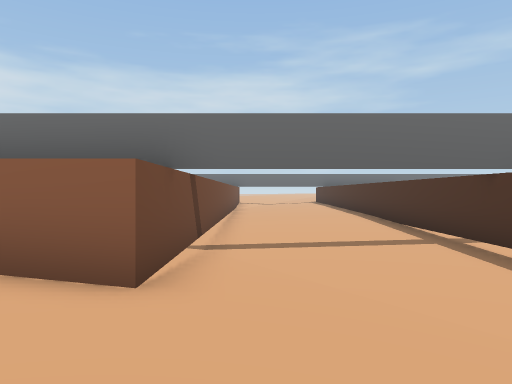
View 1 (above)

24 first-person views from a walk through a Unity game level. The camera is 1.5 m above the floor, looks level and sees 70° across. The floor is counted in squares, 2 m on a side. Each view is taken from the middle of a square. On the plan, view 1 faces up. The plan holds only what a view shows up to about 11 squares ahead; the rest is blank. The place goes on beyond the plan. The player character is not drawn. Some animated figures are left out.

View 2
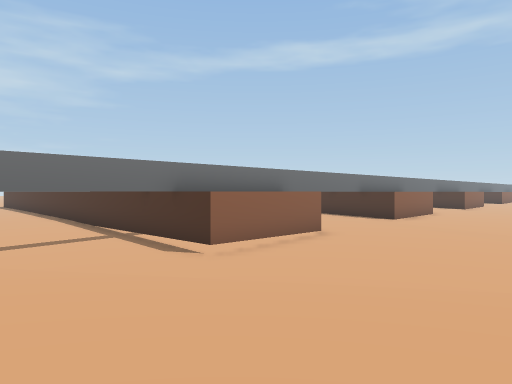

View 3
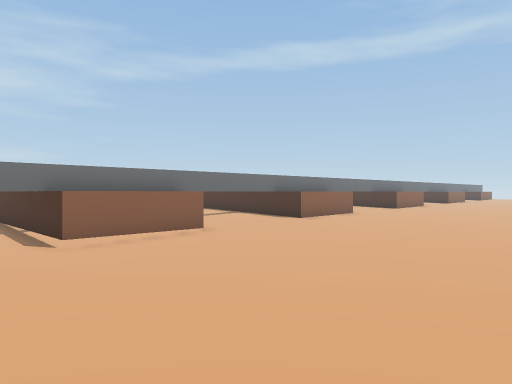

View 4
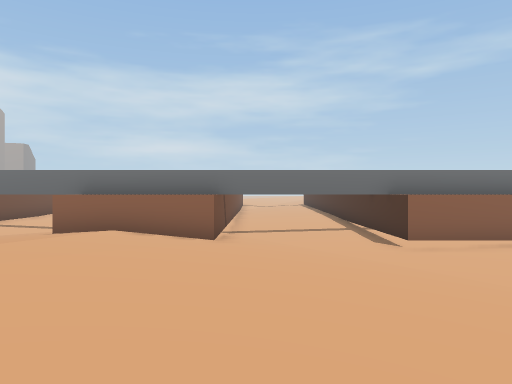

View 5
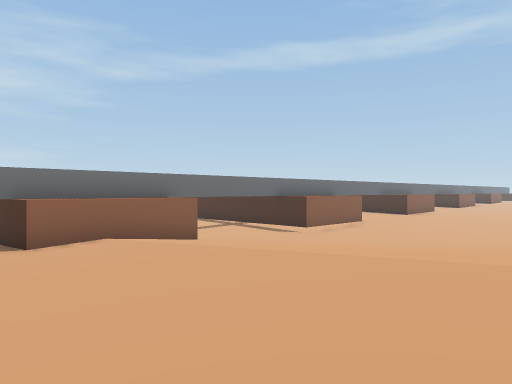

View 6
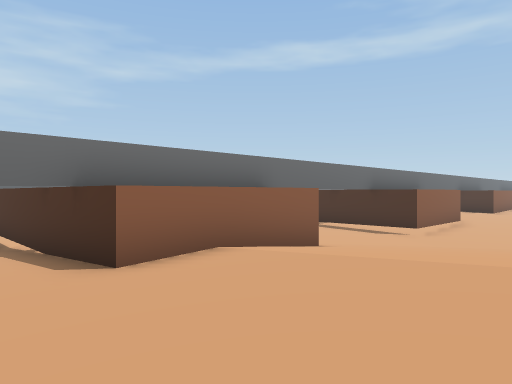

View 7
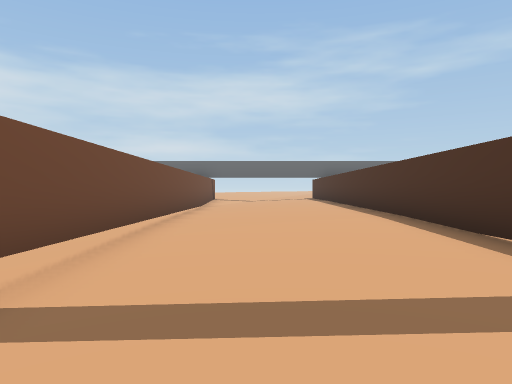

View 8
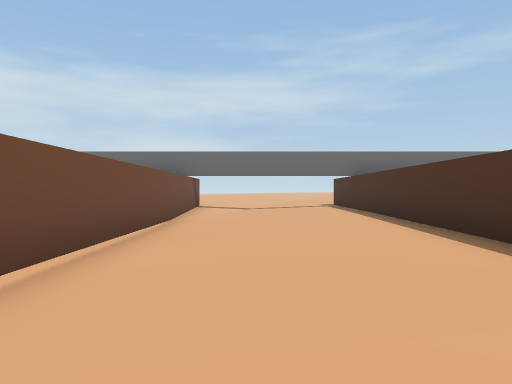

View 9
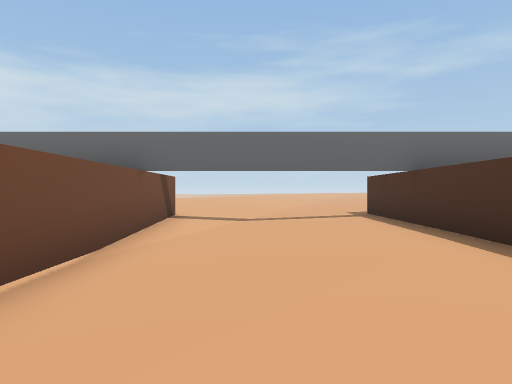

View 10
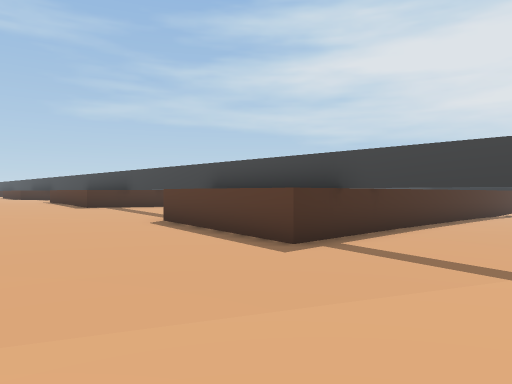

View 11
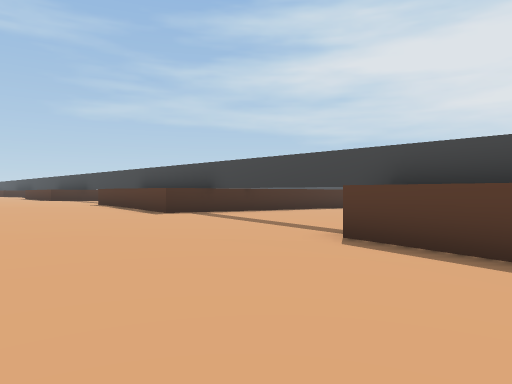

View 12
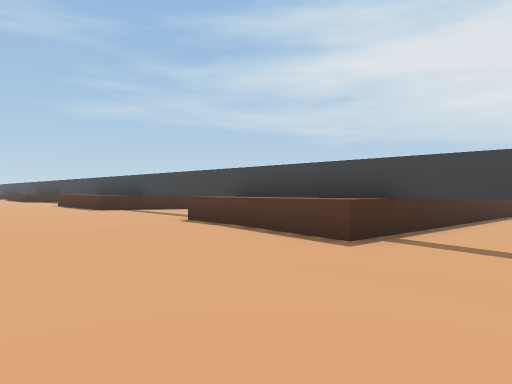

View 13
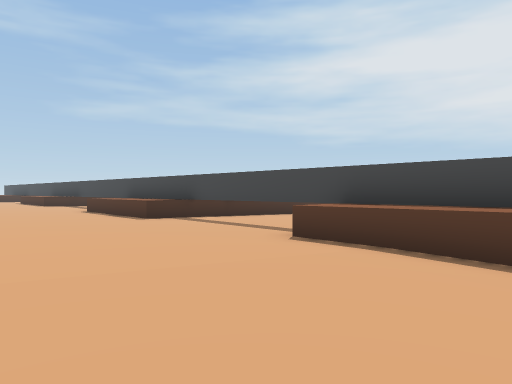

View 14
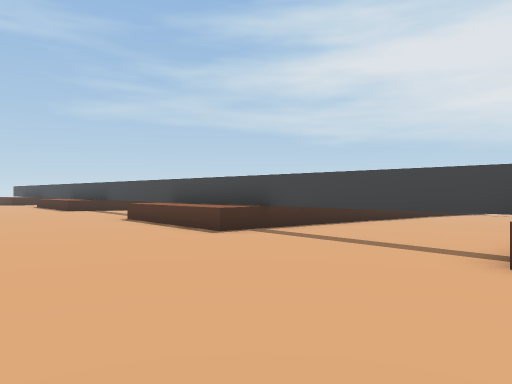

View 15
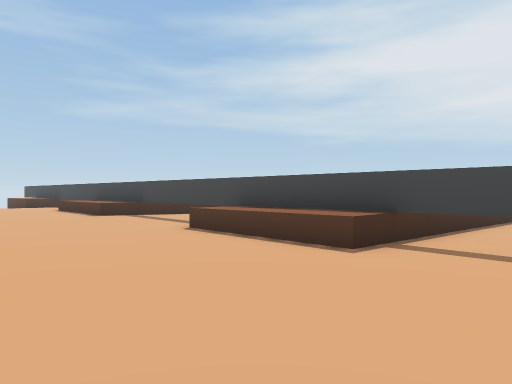

View 16
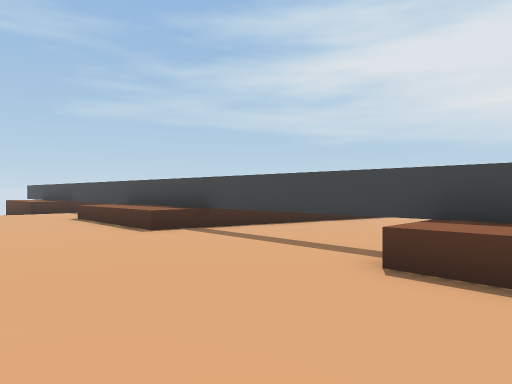

View 17
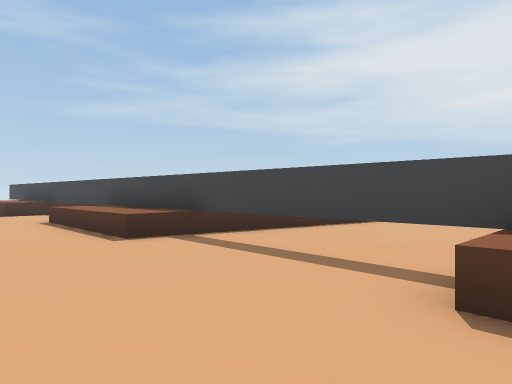

View 18
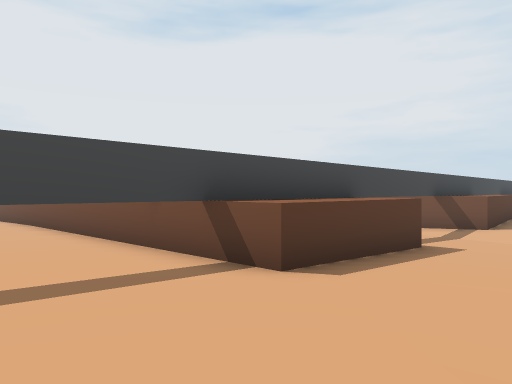

View 19
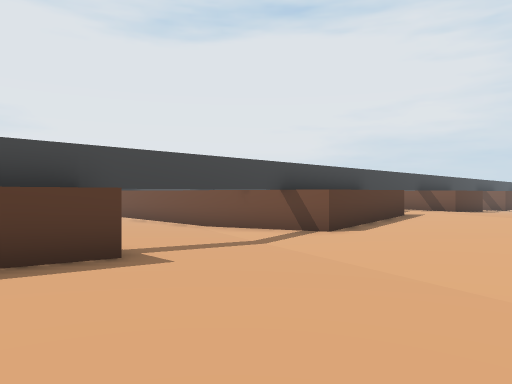

View 20
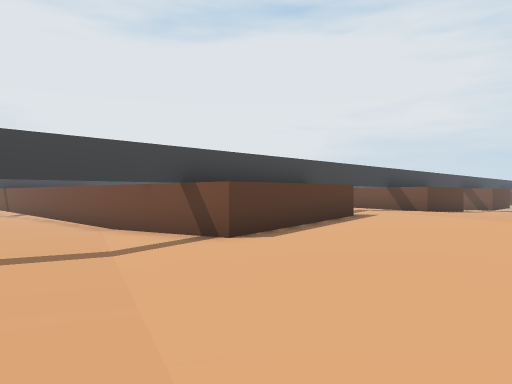

View 21
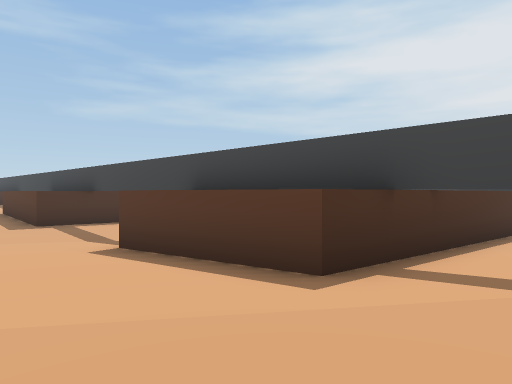

View 22
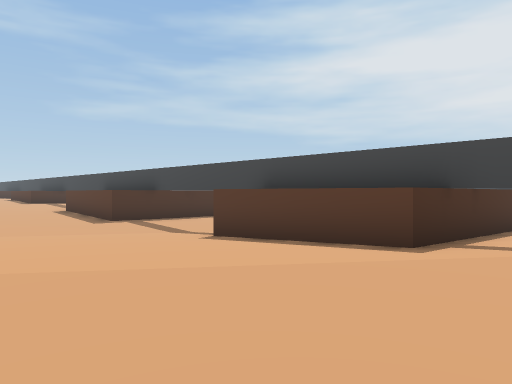

View 23
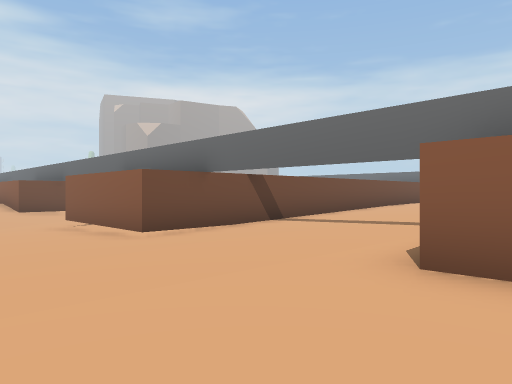

View 24
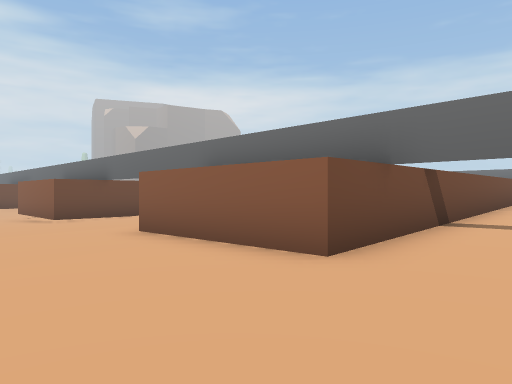

### Floor plan
Key: @ floor where view 1 was taken; # wall or solid block; . main floor; : floor 0.25 m higher than the main floor; - floor 0.25 m lower than the main floor; + floor 0.5 m higher than the main floor; _ floor 0.5 m lower than the main floor; * floor 0.75 m higher than the main floor; < floor 0.75 m lower than the main floor; % floor 1 m higher than the main floor; & floor 1.25 m higher than the main floor; $ floor 1.5 m higher than the main floor; / step, stairs or slope; = window, fence, low wall or low ledge; ^ raised ledge; T thing the floor can be seen under or through.
Columns run from 7 left of view 1 to 31 right of it. Each row starts with its distance up from view 1.
 28 ++**   +::::+++* *%%%%&& && &&
 27 ++***++:::::+++****%%%&&&&&&&&&&&&$
 26 ++**+++::.:::+++***%%%%&&&&&&&&&&&&&&$$
 25 +**+++::..:::+++****%%%%&&&&&&&&&&&&&&&
 24 +*+++::...:::+++****%%%%%%&&&&&&&&&&&&&
 23 *+^^^^#...:^^^^^+***^^^^%%%%%^^^^&&&&&^
 22  #^^  #...:^^^^^+***^^^^%%%%%=^^^&&&&&=
 21   ^   #....^   #####^   ######   #TTTT#
 20  :^   #-...^   ^++**^   %%%%%^    %%%&^
 19  :^   #-...#   ^++**^    %%%%^    %%%%^
 18  :^   #-...#   ^++ *^    *%%%^    %%%%^
 17   #   #-...#   ^+  *^    ****^    %%%%^
 16   #   #--..#   ^+  +^    ** *^    %%%%
 15   #   #--..#   ^:   ^        ^    **%
 14       #--..#   ^:
 13       #---.#
 12       #---.#           ^
 11       #----#           ^+
 10   #   #_---#   #::     ^+
  9   #   #__--#   #.:     ^+
  8   #   #___-#   #..:    ^::
  7  _#   #____#   #...    ^::
  6  -#   #<___#   #....   ^::
  5  -#   #/<__#   #-...   ^::
  4  .#^^##/<<_#####--..####..
  3  .:://///<<____----........
  2 .::+//////<<____-----......
  1 ::++//////<<<____-------...
  0  ++*///@///<<_____-- - -- -
 -1 ++**////////<<_____-
 -2 +**%/////////<<______
 -3 **%%/////////<<<______
 -4  %%%//////////<<<_____
 -5 %%&&     //////<<
 -6        // //

Positions as (right, up) in squares from view 1, and headings:
1: (0, 0), facing up
2: (-1, -3), facing up-right
3: (1, -6), facing up-right
4: (0, -6), facing up
5: (-7, -5), facing up-right
6: (-7, -1), facing up-right
7: (1, 5), facing up
8: (1, 10), facing up
9: (1, 14), facing up
10: (0, 28), facing down-right
11: (5, 28), facing down-right
12: (10, 28), facing down-right
13: (13, 28), facing down-right
14: (16, 28), facing down-right
15: (19, 28), facing down-right
16: (24, 27), facing down-right
17: (25, 26), facing down-right
18: (11, 26), facing down-left
19: (6, 28), facing down-left
20: (3, 28), facing down-left
21: (-7, 26), facing down-right
22: (-7, 28), facing down-right
23: (14, 0), facing up-left
24: (19, 0), facing up-left
